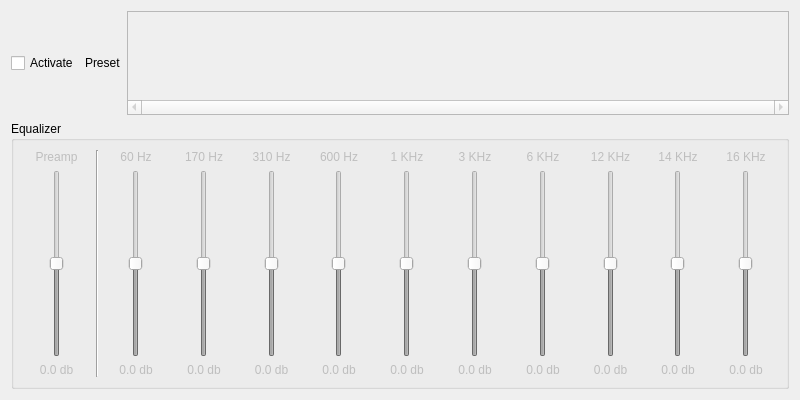
<?xml version="1.0" encoding="UTF-8"?>
<ui version="4.0">
 <class>EqualizerDialog</class>
 <widget class="QWidget" name="EqualizerDialog">
  <property name="geometry">
   <rect>
    <x>0</x>
    <y>0</y>
    <width>800</width>
    <height>400</height>
   </rect>
  </property>
  <property name="windowTitle">
   <string>Equalizer</string>
  </property>
  <layout class="QVBoxLayout" name="verticalLayout" stretch="0,0">
   <item>
    <layout class="QHBoxLayout" name="horizontalLayout">
     <item>
      <widget class="QCheckBox" name="toggleEqualizer">
       <property name="text">
        <string>Activate</string>
       </property>
      </widget>
     </item>
     <item>
      <widget class="QLabel" name="presetLabel">
       <property name="sizePolicy">
        <sizepolicy hsizetype="Preferred" vsizetype="Fixed">
         <horstretch>0</horstretch>
         <verstretch>0</verstretch>
        </sizepolicy>
       </property>
       <property name="text">
        <string>Preset</string>
       </property>
      </widget>
     </item>
     <item>
      <widget class="QListWidget" name="presetList">
       <property name="enabled">
        <bool>false</bool>
       </property>
       <property name="sizePolicy">
        <sizepolicy hsizetype="Expanding" vsizetype="Minimum">
         <horstretch>0</horstretch>
         <verstretch>0</verstretch>
        </sizepolicy>
       </property>
       <property name="maximumSize">
        <size>
         <width>16777215</width>
         <height>104</height>
        </size>
       </property>
       <property name="verticalScrollBarPolicy">
        <enum>Qt::ScrollBarAlwaysOff</enum>
       </property>
       <property name="horizontalScrollBarPolicy">
        <enum>Qt::ScrollBarAlwaysOn</enum>
       </property>
       <property name="editTriggers">
        <set>QAbstractItemView::NoEditTriggers</set>
       </property>
       <property name="showDropIndicator" stdset="0">
        <bool>false</bool>
       </property>
       <property name="iconSize">
        <size>
         <width>32</width>
         <height>32</height>
        </size>
       </property>
       <property name="horizontalScrollMode">
        <enum>QAbstractItemView::ScrollPerPixel</enum>
       </property>
       <property name="movement">
        <enum>QListView::Static</enum>
       </property>
       <property name="flow">
        <enum>QListView::TopToBottom</enum>
       </property>
       <property name="gridSize">
        <size>
         <width>100</width>
         <height>80</height>
        </size>
       </property>
       <property name="viewMode">
        <enum>QListView::IconMode</enum>
       </property>
       <property name="wordWrap">
        <bool>true</bool>
       </property>
      </widget>
     </item>
    </layout>
   </item>
   <item>
    <widget class="QGroupBox" name="groupBoxEqualizer">
     <property name="title">
      <string>Equalizer</string>
     </property>
     <layout class="QHBoxLayout" name="horizontalLayout_3" stretch="1,0,10">
      <item>
       <layout class="QGridLayout" name="gridLayout_2">
        <item row="0" column="0">
         <widget class="QLabel" name="label_preamp">
          <property name="enabled">
           <bool>false</bool>
          </property>
          <property name="text">
           <string>Preamp</string>
          </property>
          <property name="alignment">
           <set>Qt::AlignCenter</set>
          </property>
         </widget>
        </item>
        <item row="1" column="0">
         <widget class="MiamSlider" name="preamp_slider">
          <property name="enabled">
           <bool>false</bool>
          </property>
          <property name="sizePolicy">
           <sizepolicy hsizetype="Minimum" vsizetype="Expanding">
            <horstretch>0</horstretch>
            <verstretch>0</verstretch>
           </sizepolicy>
          </property>
          <property name="minimum">
           <number>-200</number>
          </property>
          <property name="maximum">
           <number>200</number>
          </property>
          <property name="pageStep">
           <number>20</number>
          </property>
          <property name="orientation">
           <enum>Qt::Vertical</enum>
          </property>
         </widget>
        </item>
        <item row="2" column="0">
         <widget class="QLabel" name="preamp_label">
          <property name="enabled">
           <bool>false</bool>
          </property>
          <property name="text">
           <string notr="true">0.0 db</string>
          </property>
          <property name="alignment">
           <set>Qt::AlignCenter</set>
          </property>
         </widget>
        </item>
       </layout>
      </item>
      <item>
       <widget class="Line" name="line_2">
        <property name="orientation">
         <enum>Qt::Vertical</enum>
        </property>
       </widget>
      </item>
      <item>
       <layout class="QGridLayout" name="gridLayout">
        <item row="2" column="2">
         <widget class="QLabel" name="band_02_label">
          <property name="enabled">
           <bool>false</bool>
          </property>
          <property name="text">
           <string notr="true">0.0 db</string>
          </property>
          <property name="alignment">
           <set>Qt::AlignCenter</set>
          </property>
         </widget>
        </item>
        <item row="2" column="5">
         <widget class="QLabel" name="band_05_label">
          <property name="enabled">
           <bool>false</bool>
          </property>
          <property name="text">
           <string notr="true">0.0 db</string>
          </property>
          <property name="alignment">
           <set>Qt::AlignCenter</set>
          </property>
         </widget>
        </item>
        <item row="2" column="3">
         <widget class="QLabel" name="band_03_label">
          <property name="enabled">
           <bool>false</bool>
          </property>
          <property name="text">
           <string notr="true">0.0 db</string>
          </property>
          <property name="alignment">
           <set>Qt::AlignCenter</set>
          </property>
         </widget>
        </item>
        <item row="2" column="4">
         <widget class="QLabel" name="band_04_label">
          <property name="enabled">
           <bool>false</bool>
          </property>
          <property name="text">
           <string notr="true">0.0 db</string>
          </property>
          <property name="alignment">
           <set>Qt::AlignCenter</set>
          </property>
         </widget>
        </item>
        <item row="2" column="6">
         <widget class="QLabel" name="band_06_label">
          <property name="enabled">
           <bool>false</bool>
          </property>
          <property name="text">
           <string notr="true">0.0 db</string>
          </property>
          <property name="alignment">
           <set>Qt::AlignCenter</set>
          </property>
         </widget>
        </item>
        <item row="2" column="9">
         <widget class="QLabel" name="band_09_label">
          <property name="enabled">
           <bool>false</bool>
          </property>
          <property name="text">
           <string notr="true">0.0 db</string>
          </property>
          <property name="alignment">
           <set>Qt::AlignCenter</set>
          </property>
         </widget>
        </item>
        <item row="2" column="1">
         <widget class="QLabel" name="band_01_label">
          <property name="enabled">
           <bool>false</bool>
          </property>
          <property name="text">
           <string notr="true">0.0 db</string>
          </property>
          <property name="alignment">
           <set>Qt::AlignCenter</set>
          </property>
         </widget>
        </item>
        <item row="2" column="7">
         <widget class="QLabel" name="band_07_label">
          <property name="enabled">
           <bool>false</bool>
          </property>
          <property name="text">
           <string notr="true">0.0 db</string>
          </property>
          <property name="alignment">
           <set>Qt::AlignCenter</set>
          </property>
         </widget>
        </item>
        <item row="2" column="8">
         <widget class="QLabel" name="band_08_label">
          <property name="enabled">
           <bool>false</bool>
          </property>
          <property name="text">
           <string notr="true">0.0 db</string>
          </property>
          <property name="alignment">
           <set>Qt::AlignCenter</set>
          </property>
         </widget>
        </item>
        <item row="2" column="10">
         <widget class="QLabel" name="band_10_label">
          <property name="enabled">
           <bool>false</bool>
          </property>
          <property name="text">
           <string notr="true">0.0 db</string>
          </property>
          <property name="alignment">
           <set>Qt::AlignCenter</set>
          </property>
         </widget>
        </item>
        <item row="1" column="4">
         <widget class="MiamSlider" name="band_04_slider">
          <property name="enabled">
           <bool>false</bool>
          </property>
          <property name="sizePolicy">
           <sizepolicy hsizetype="Minimum" vsizetype="Expanding">
            <horstretch>0</horstretch>
            <verstretch>0</verstretch>
           </sizepolicy>
          </property>
          <property name="minimum">
           <number>-200</number>
          </property>
          <property name="maximum">
           <number>200</number>
          </property>
          <property name="pageStep">
           <number>20</number>
          </property>
          <property name="orientation">
           <enum>Qt::Vertical</enum>
          </property>
         </widget>
        </item>
        <item row="1" column="1">
         <widget class="MiamSlider" name="band_01_slider">
          <property name="enabled">
           <bool>false</bool>
          </property>
          <property name="sizePolicy">
           <sizepolicy hsizetype="Minimum" vsizetype="Expanding">
            <horstretch>0</horstretch>
            <verstretch>0</verstretch>
           </sizepolicy>
          </property>
          <property name="minimum">
           <number>-200</number>
          </property>
          <property name="maximum">
           <number>200</number>
          </property>
          <property name="pageStep">
           <number>20</number>
          </property>
          <property name="orientation">
           <enum>Qt::Vertical</enum>
          </property>
         </widget>
        </item>
        <item row="1" column="3">
         <widget class="MiamSlider" name="band_03_slider">
          <property name="enabled">
           <bool>false</bool>
          </property>
          <property name="sizePolicy">
           <sizepolicy hsizetype="Minimum" vsizetype="Expanding">
            <horstretch>0</horstretch>
            <verstretch>0</verstretch>
           </sizepolicy>
          </property>
          <property name="minimum">
           <number>-200</number>
          </property>
          <property name="maximum">
           <number>200</number>
          </property>
          <property name="pageStep">
           <number>20</number>
          </property>
          <property name="orientation">
           <enum>Qt::Vertical</enum>
          </property>
         </widget>
        </item>
        <item row="1" column="6">
         <widget class="MiamSlider" name="band_06_slider">
          <property name="enabled">
           <bool>false</bool>
          </property>
          <property name="sizePolicy">
           <sizepolicy hsizetype="Minimum" vsizetype="Expanding">
            <horstretch>0</horstretch>
            <verstretch>0</verstretch>
           </sizepolicy>
          </property>
          <property name="minimum">
           <number>-200</number>
          </property>
          <property name="maximum">
           <number>200</number>
          </property>
          <property name="pageStep">
           <number>20</number>
          </property>
          <property name="orientation">
           <enum>Qt::Vertical</enum>
          </property>
         </widget>
        </item>
        <item row="1" column="2">
         <widget class="MiamSlider" name="band_02_slider">
          <property name="enabled">
           <bool>false</bool>
          </property>
          <property name="sizePolicy">
           <sizepolicy hsizetype="Minimum" vsizetype="Expanding">
            <horstretch>0</horstretch>
            <verstretch>0</verstretch>
           </sizepolicy>
          </property>
          <property name="minimum">
           <number>-200</number>
          </property>
          <property name="maximum">
           <number>200</number>
          </property>
          <property name="pageStep">
           <number>20</number>
          </property>
          <property name="orientation">
           <enum>Qt::Vertical</enum>
          </property>
         </widget>
        </item>
        <item row="1" column="5">
         <widget class="MiamSlider" name="band_05_slider">
          <property name="enabled">
           <bool>false</bool>
          </property>
          <property name="sizePolicy">
           <sizepolicy hsizetype="Minimum" vsizetype="Expanding">
            <horstretch>0</horstretch>
            <verstretch>0</verstretch>
           </sizepolicy>
          </property>
          <property name="minimum">
           <number>-200</number>
          </property>
          <property name="maximum">
           <number>200</number>
          </property>
          <property name="pageStep">
           <number>20</number>
          </property>
          <property name="orientation">
           <enum>Qt::Vertical</enum>
          </property>
         </widget>
        </item>
        <item row="1" column="8">
         <widget class="MiamSlider" name="band_08_slider">
          <property name="enabled">
           <bool>false</bool>
          </property>
          <property name="sizePolicy">
           <sizepolicy hsizetype="Minimum" vsizetype="Expanding">
            <horstretch>0</horstretch>
            <verstretch>0</verstretch>
           </sizepolicy>
          </property>
          <property name="minimum">
           <number>-200</number>
          </property>
          <property name="maximum">
           <number>200</number>
          </property>
          <property name="pageStep">
           <number>20</number>
          </property>
          <property name="orientation">
           <enum>Qt::Vertical</enum>
          </property>
         </widget>
        </item>
        <item row="1" column="10">
         <widget class="MiamSlider" name="band_10_slider">
          <property name="enabled">
           <bool>false</bool>
          </property>
          <property name="sizePolicy">
           <sizepolicy hsizetype="Minimum" vsizetype="Expanding">
            <horstretch>0</horstretch>
            <verstretch>0</verstretch>
           </sizepolicy>
          </property>
          <property name="minimum">
           <number>-200</number>
          </property>
          <property name="maximum">
           <number>200</number>
          </property>
          <property name="orientation">
           <enum>Qt::Vertical</enum>
          </property>
         </widget>
        </item>
        <item row="1" column="9">
         <widget class="MiamSlider" name="band_09_slider">
          <property name="enabled">
           <bool>false</bool>
          </property>
          <property name="sizePolicy">
           <sizepolicy hsizetype="Minimum" vsizetype="Expanding">
            <horstretch>0</horstretch>
            <verstretch>0</verstretch>
           </sizepolicy>
          </property>
          <property name="minimum">
           <number>-200</number>
          </property>
          <property name="maximum">
           <number>200</number>
          </property>
          <property name="orientation">
           <enum>Qt::Vertical</enum>
          </property>
         </widget>
        </item>
        <item row="1" column="7">
         <widget class="MiamSlider" name="band_07_slider">
          <property name="enabled">
           <bool>false</bool>
          </property>
          <property name="sizePolicy">
           <sizepolicy hsizetype="Minimum" vsizetype="Expanding">
            <horstretch>0</horstretch>
            <verstretch>0</verstretch>
           </sizepolicy>
          </property>
          <property name="minimum">
           <number>-200</number>
          </property>
          <property name="maximum">
           <number>200</number>
          </property>
          <property name="pageStep">
           <number>20</number>
          </property>
          <property name="orientation">
           <enum>Qt::Vertical</enum>
          </property>
         </widget>
        </item>
        <item row="0" column="2">
         <widget class="QLabel" name="label_band_02">
          <property name="enabled">
           <bool>false</bool>
          </property>
          <property name="text">
           <string notr="true">170 Hz</string>
          </property>
          <property name="alignment">
           <set>Qt::AlignCenter</set>
          </property>
         </widget>
        </item>
        <item row="0" column="1">
         <widget class="QLabel" name="label_band_01">
          <property name="enabled">
           <bool>false</bool>
          </property>
          <property name="text">
           <string notr="true">60 Hz</string>
          </property>
          <property name="alignment">
           <set>Qt::AlignCenter</set>
          </property>
         </widget>
        </item>
        <item row="0" column="8">
         <widget class="QLabel" name="label_band_08">
          <property name="enabled">
           <bool>false</bool>
          </property>
          <property name="text">
           <string notr="true">12 KHz</string>
          </property>
          <property name="alignment">
           <set>Qt::AlignCenter</set>
          </property>
         </widget>
        </item>
        <item row="0" column="3">
         <widget class="QLabel" name="label_band_03">
          <property name="enabled">
           <bool>false</bool>
          </property>
          <property name="text">
           <string notr="true">310 Hz</string>
          </property>
          <property name="alignment">
           <set>Qt::AlignCenter</set>
          </property>
         </widget>
        </item>
        <item row="0" column="5">
         <widget class="QLabel" name="label_band_05">
          <property name="enabled">
           <bool>false</bool>
          </property>
          <property name="text">
           <string notr="true">1 KHz</string>
          </property>
          <property name="alignment">
           <set>Qt::AlignCenter</set>
          </property>
         </widget>
        </item>
        <item row="0" column="4">
         <widget class="QLabel" name="label_band_04">
          <property name="enabled">
           <bool>false</bool>
          </property>
          <property name="text">
           <string notr="true">600 Hz</string>
          </property>
          <property name="alignment">
           <set>Qt::AlignCenter</set>
          </property>
         </widget>
        </item>
        <item row="0" column="9">
         <widget class="QLabel" name="label_band_09">
          <property name="enabled">
           <bool>false</bool>
          </property>
          <property name="text">
           <string notr="true">14 KHz</string>
          </property>
          <property name="alignment">
           <set>Qt::AlignCenter</set>
          </property>
         </widget>
        </item>
        <item row="0" column="7">
         <widget class="QLabel" name="label_band_07">
          <property name="enabled">
           <bool>false</bool>
          </property>
          <property name="text">
           <string notr="true">6 KHz</string>
          </property>
          <property name="alignment">
           <set>Qt::AlignCenter</set>
          </property>
         </widget>
        </item>
        <item row="0" column="10">
         <widget class="QLabel" name="label_band_10">
          <property name="enabled">
           <bool>false</bool>
          </property>
          <property name="text">
           <string notr="true">16 KHz</string>
          </property>
          <property name="alignment">
           <set>Qt::AlignCenter</set>
          </property>
         </widget>
        </item>
        <item row="0" column="6">
         <widget class="QLabel" name="label_band_06">
          <property name="enabled">
           <bool>false</bool>
          </property>
          <property name="text">
           <string notr="true">3 KHz</string>
          </property>
          <property name="alignment">
           <set>Qt::AlignCenter</set>
          </property>
         </widget>
        </item>
       </layout>
      </item>
     </layout>
    </widget>
   </item>
  </layout>
 </widget>
 <customwidgets>
  <customwidget>
   <class>MiamSlider</class>
   <extends>QSlider</extends>
   <header>styling/miamslider.h</header>
  </customwidget>
 </customwidgets>
 <resources/>
 <connections/>
</ui>
